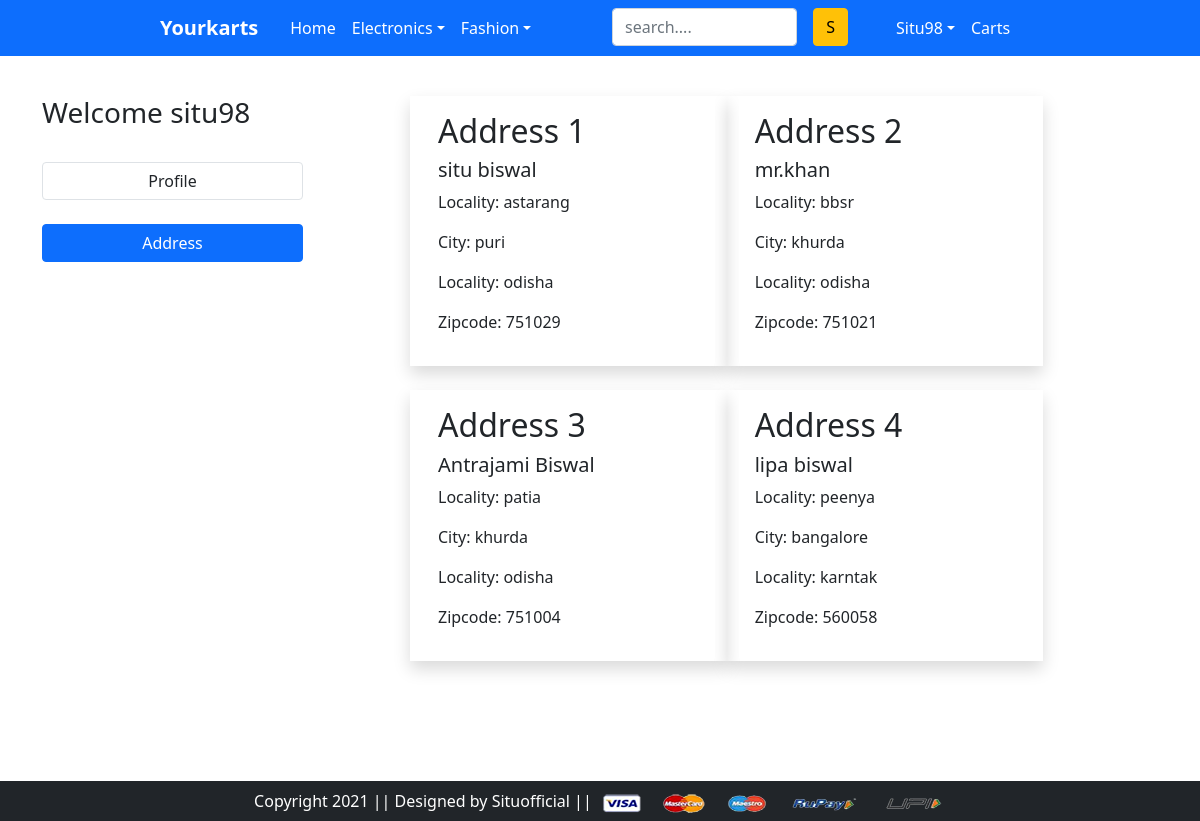
Page /address/ (signed in) on the committed database.
### app/models.py (models this page shows, shortened)
class Customer(models.Model):
    user=models.ForeignKey(User,on_delete=models.CASCADE)
    name=models.CharField(max_length=200)
    locality=models.CharField(max_length=200)
    city=models.CharField(max_length=100)
    state=models.CharField(choices=state_choice,max_length=50)
    zipcode=models.IntegerField()

### app/views.py (the view)
# urls.py: path('address/',views.address,name='address'),
def address(request):
    if request.user.is_authenticated:
        user=request.user
        form=Customer.objects.filter(user=user)
        return render(request,'app/address.html',{'form':form,'primary':'btn-primary'})
    else:
        return HttpResponseRedirect('/login/')

### app/templates/app/address.html
{% extends 'app/base.html' %}
{% load static %}
{% block maincontent %}
<div class="container py-5">
    <div class="row">
        <div class="col-3  my-5">
         <h3>Welcome {{request.user}}</h3>
         <div class="d-flex flex-column">
            <a href="{% url 'profile' %}" class="btn border my-4">Profile</a>
            <a href="" class="btn {{primary}}">Address</a>
         </div>
        </div>
        <div class="col-8 my-5 offset-1">
            <div class="row">
                {% for fm in form %}
                <div class="col-5 mb-4 shadow">
                    <div class="card border-0">
                        <div class="card-body ">
                            <p class="h2">Address {{forloop.counter}}</p>
                            <p class="h5">{{fm.name}}</p>
                            <p><span class="h6">Locality:</span>  {{fm.locality}}</p>
                            <p><span class="h6">City:</span>  {{fm.city}}</p>
                            <p><span class="h6">Locality:</span>  {{fm.state}}</p>
                            <p><span class="h6">Zipcode:</span>  {{fm.zipcode}}</p>
                        </div>
                    </div>
                </div>
                {% endfor %}
            </div>
        </div>
    </div>
</div>
{% endblock maincontent %}

### app/templates/app/base.html (shortened to what this page needs)
<!DOCTYPE html>
{% load static %}
<html lang="en">
<head>
    <link rel="stylesheet" href="{% static 'app/css/bootstrap.css' %}">
    <link rel="stylesheet" href="https://use.fontawesome.com/releases/v5.15.3/css/all.css">
    <link rel="stylesheet" href="{% static 'app/css/style.css' %}">
</head>
<body>
    <nav class="navbar navbar-expand navbar-dark bg-primary fixed-top">
    <div class="container-fluid d-block">
        <div class="row px-5 ">
            <div class="col-6 ">
                <div class="row ">
                    <div class="col-10 offset-2">
                        <ul class="navbar-nav">
                            <li class="nav-item">
                                <a href="/" class="navbar-brand nav-link active fw-bold">Yourkarts</a>
                            </li>
                            <li class="nav-item">
                                <a href="/" class="nav-link active">Home</a>
                            </li>
                            <li class="nav-item dropdown">
                                <a href="" class="nav-link active dropdown-toggle" data-bs-toggle="dropdown">Electronics</a>
                            </li>
                            <li class="nav-item dropdown">
                                <a href="" class="nav-link active dropdown-toggle" data-bs-toggle="dropdown">Fashion</a>
                            </li>
                        </ul>
                    </div>
                </div>
            </div>
            <div class="col-6 ">
                <div class="row">
                    <div class="col-6">
                        <form action="" class="d-flex ">
                            <input class="form-control" type="search" name="Search" id="" placeholder="search....">
                            <input type="submit" value="S" class="btn btn-warning  mx-3">
                        </form>
                    </div>
                    <div class="col-6">
                        <ul class="navbar-nav navbar-expand ">
                            <li class="nav-item dropdown">
                                {% if request.user.is_authenticated %}
                                <a href="" class="nav-link dropdown-toggle active" data-bs-toggle="dropdown">{{request.user|capfirst}}</a>
                            </li>
                            <li class="nav-item">
                                <a href="{% url 'cart' %}" class="nav-link active">Carts  {% if totalitem > 0 %}<span class="badge bg-danger">{{totalitem}} </span> {% endif %}</a>
                            </li>
                            {% endif %}
                        </ul>
                    </div>
                </div>
            </div>
        </div>
    </div>
</nav>
    {% block maincontent %}{% endblock maincontent %}
<footer>
    <div class="container-fluid bg-dark">
        <div class="row py-2">
            <div class="col text-center">
                <span class="text-white ">Copyright 2021 || Designed by Situofficial || <img src="{% static 'app/image/payment.png' %}" alt="payment" srcset=""></span>
            </div>
        </div>
    </div>
</footer>
</body>
</html>

### rows in the picture
Customer: name "situ biswal", locality "astarang", city "puri", state "odisha", zipcode "751029"
Customer: name "mr.khan", locality "bbsr", city "khurda", state "odisha", zipcode "751021"
Customer: name "Antrajami Biswal", locality "patia", city "khurda", state "odisha", zipcode "751004"
Customer: name "lipa biswal", locality "peenya", city "bangalore", state "karntak", zipcode "560058"

### other values in the picture
{{ request.user|capfirst }} "Situ98"
{{ request.user }} "situ98"
